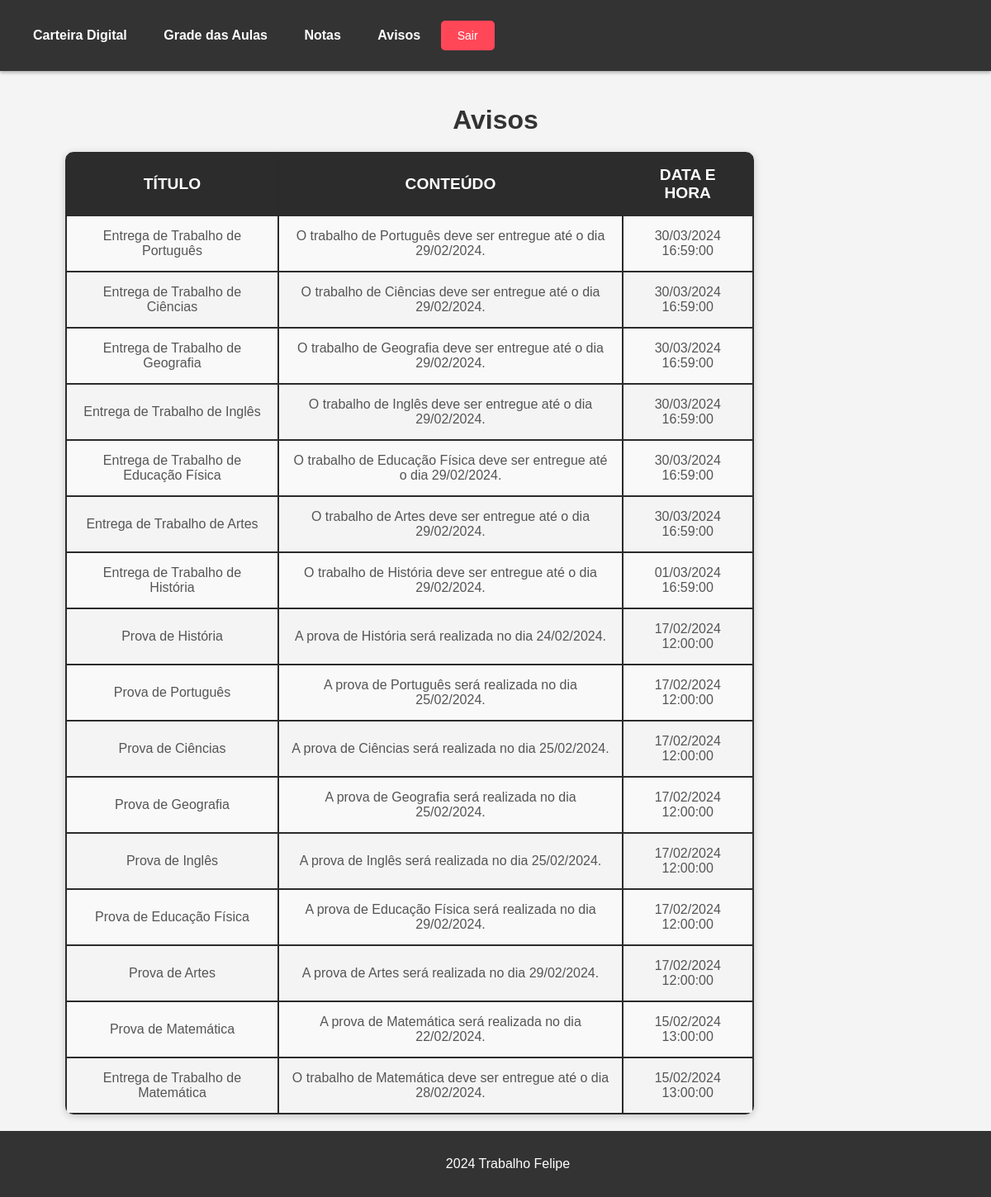
Screenshot of /Avisos.php (signed in) with the database file from the repository.
### tables this page shows
CREATE TABLE `avisos` (
  `AvisoID` int(11) NOT NULL AUTO_INCREMENT,
  `Titulo` varchar(100) DEFAULT NULL,
  `Conteudo` text DEFAULT NULL,
  `DataHora` timestamp NOT NULL DEFAULT current_timestamp() ON UPDATE current_timestamp(),
  `ProfessorID` int(11) DEFAULT NULL,
  `TurmaID` int(11) DEFAULT NULL,
  PRIMARY KEY (`AvisoID`),
  KEY `ProfessorID` (`ProfessorID`),
  KEY `TurmaID` (`TurmaID`),
  CONSTRAINT `avisos_ibfk_1` FOREIGN KEY (`ProfessorID`) REFERENCES `professor` (`ProfessorID`),
  CONSTRAINT `avisos_ibfk_2` FOREIGN KEY (`TurmaID`) REFERENCES `turma` (`TurmaID`)
);

### Avisos.php (the view, shortened to what this page needs)
<?php
$logado = $_SESSION['cpf'];
$servername = "localhost";
$username = "root";
$password = '';
$dbname = "escola_db";
$conn = new mysqli($servername, $username, $password, $dbname);
$sql_turma = "SELECT TurmaID FROM Aluno WHERE CPF = '$logado'";
$result_turma = $conn->query($sql_turma);
if ($result_turma->num_rows > 0) {
    $row_turma = $result_turma->fetch_assoc();
    $turma_id = $row_turma['TurmaID'];
    $sql_avisos = "SELECT Titulo, Conteudo, DataHora FROM avisos WHERE TurmaID = '$turma_id' ORDER BY DataHora DESC";
    $result_avisos = $conn->query($sql_avisos);
} else {
    echo "Nenhum aluno encontrado.";
    exit();
}
?>
<!DOCTYPE html>
<html lang="pt-BR">
<head>
    <link rel="stylesheet" href="styles.css">
</head>
<body>
<header>
    <nav>
        <ul>
            <li><a href="CarteiraEstudantil.php">Carteira Digital</a></li>
            <li><a href="Grade.php">Grade das Aulas</a></li>
            <li><a href="Notas.php">Notas</a></li>
            <li><a href="Avisos.php">Avisos</a></li>
            <button class="logout-btn" onclick="window.location.href='logout.php'">Sair</button>
        </ul>
    </nav>
</header>
<main>
    <div class="container">
        <h1>Avisos</h1>
        <table>
            <tr>
                <th>Título</th>
                <th>Conteúdo</th>
                <th>Data e Hora</th>
            </tr>
            <?php
            if ($result_avisos->num_rows > 0) {
                while ($row = $result_avisos->fetch_assoc()) {
                    echo "<tr>
                            <td>" . htmlspecialchars($row["Titulo"]) . "</td>
                            <td>" . htmlspecialchars($row["Conteudo"]) . "</td>
                            <td>" . date("d/m/Y H:i:s", strtotime($row["DataHora"])) . "</td>
                          </tr>";
                }
            } else {
                echo "<tr><td colspan='3'>Nenhum aviso encontrado.</td></tr>";
            }
            ?>
        </table>
    </div>
</main>
<footer>
    <p>2024 Trabalho Felipe</p>
</footer>
</body>
</html>

### styles.css (style rules this page uses)
body { font-family: Arial, sans-serif; margin: 0; padding: 0; background-color: #f4f4f4; display: flex; flex-direction: column; min-height: 100vh; }
header { background-color: #333; color: #fff; padding: 15px 20px; display: flex; justify-content: space-between; align-items: center; box-shadow: 0 2px 4px rgba(0, 0, 0, 0.3); }
nav ul { list-style-type: none; padding: 0; margin: 0; }
nav ul li { display: inline; margin: 0 20px; }
nav ul li a { color: #fff; text-decoration: none; font-weight: bold; }
.logout-btn { background-color: #ff4757; color: white; padding: 10px 20px; border: none; border-radius: 5px; cursor: pointer; font-size: 14px; margin: 10px 0; display: inline-block; transition: background-color 0.3s; }
main { flex: 1; padding: 20px; display: flex; flex-direction: column; align-items: center; }
h1 { text-align: center; color: #333; margin-bottom: 20px; }
table { width: 80%; border-collapse: collapse; margin-top: 20px; box-shadow: 0 2px 10px rgba(0, 0, 0, 0.2); border-radius: 10px; overflow: hidden; }
th, td { border: 2px solid #2b2b2b; padding: 15px; text-align: center; }
th { background-color: #2c2c2c; color: white; font-size: 1.2em; text-transform: uppercase; }
tbody tr:nth-child(even) { background-color: #f9f9f9; }
td { font-size: 1em; color: #555; }
footer { background-color: #333; color: #fff; text-align: center; padding: 15px; position: relative; bottom: 0; width: 100%; margin-top: auto; }

### rows the page displays
avisos: Titulo "Entrega de Trabalho de Português", Conteudo "O trabalho de Português deve ser entregue até o dia 29/02/2024.", DataHora "30/03/2024 16:59:00"
avisos: Titulo "Entrega de Trabalho de Ciências", Conteudo "O trabalho de Ciências deve ser entregue até o dia 29/02/2024.", DataHora "30/03/2024 16:59:00"
avisos: Titulo "Entrega de Trabalho de Geografia", Conteudo "O trabalho de Geografia deve ser entregue até o dia 29/02/2024.", DataHora "30/03/2024 16:59:00"
avisos: Titulo "Entrega de Trabalho de Inglês", Conteudo "O trabalho de Inglês deve ser entregue até o dia 29/02/2024.", DataHora "30/03/2024 16:59:00"
avisos: Titulo "Entrega de Trabalho de Educação Física", Conteudo "O trabalho de Educação Física deve ser entregue até o dia 29/02/2024.", DataHora "30/03/2024 16:59:00"
avisos: Titulo "Entrega de Trabalho de Artes", Conteudo "O trabalho de Artes deve ser entregue até o dia 29/02/2024.", DataHora "30/03/2024 16:59:00"
avisos: Titulo "Entrega de Trabalho de História", Conteudo "O trabalho de História deve ser entregue até o dia 29/02/2024.", DataHora "01/03/2024 16:59:00"
avisos: Titulo "Prova de História", Conteudo "A prova de História será realizada no dia 24/02/2024.", DataHora "17/02/2024 12:00:00"
avisos: Titulo "Prova de Português", Conteudo "A prova de Português será realizada no dia 25/02/2024.", DataHora "17/02/2024 12:00:00"
avisos: Titulo "Prova de Ciências", Conteudo "A prova de Ciências será realizada no dia 25/02/2024.", DataHora "17/02/2024 12:00:00"
avisos: Titulo "Prova de Geografia", Conteudo "A prova de Geografia será realizada no dia 25/02/2024.", DataHora "17/02/2024 12:00:00"
avisos: Titulo "Prova de Inglês", Conteudo "A prova de Inglês será realizada no dia 25/02/2024.", DataHora "17/02/2024 12:00:00"
avisos: Titulo "Prova de Educação Física", Conteudo "A prova de Educação Física será realizada no dia 29/02/2024.", DataHora "17/02/2024 12:00:00"
avisos: Titulo "Prova de Artes", Conteudo "A prova de Artes será realizada no dia 29/02/2024.", DataHora "17/02/2024 12:00:00"
avisos: Titulo "Prova de Matemática", Conteudo "A prova de Matemática será realizada no dia 22/02/2024.", DataHora "15/02/2024 13:00:00"
avisos: Titulo "Entrega de Trabalho de Matemática", Conteudo "O trabalho de Matemática deve ser entregue até o dia 28/02/2024.", DataHora "15/02/2024 13:00:00"
